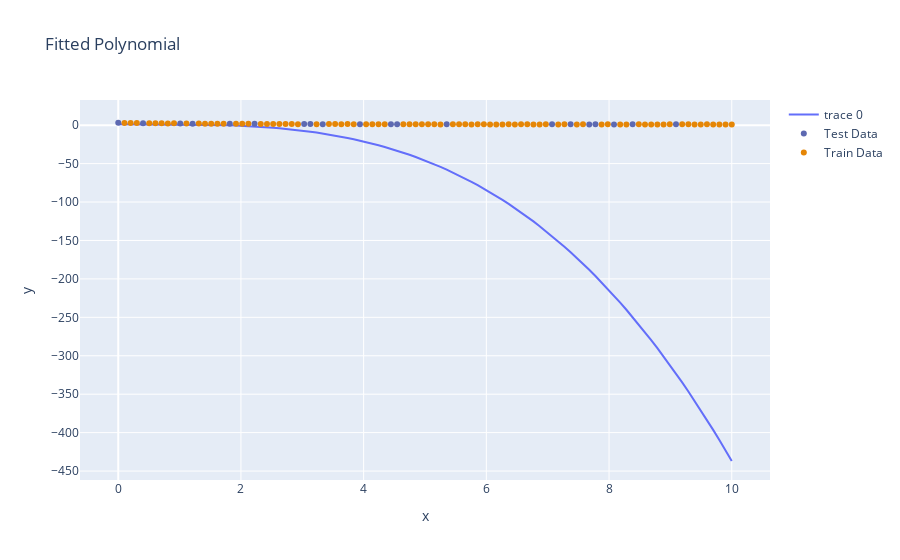

This figure's notebook cell:
### Code cell
# fitted values
X_fit_poly = np.linspace(0, 10, 100)
Y_fit_poly  = np.polyval(coefficients.coef[::-1], X_fit_poly)


# the fitted curve
fig = go.Figure()

fig.add_trace(go.Scatter(x=X_fit_poly, y=Y_fit_poly, mode='lines'))

# the experimental data
fig.add_trace(go.Scatter(x=X_test, 
                         y=Y_test, 
                         mode='markers', 
                         name='Test Data',
                         marker=dict(color='rgb(93, 105, 177)')))
                                     
fig.add_trace(go.Scatter(x=X_train, 
                         y=Y_train, 
                         mode='markers', 
                         name='Train Data', 
                         marker=dict(color='rgb(229, 134, 6)')))


# Set the axis labels and title
fig.update_layout(
    xaxis_title='x',
    yaxis_title='y',
    title='Fitted Polynomial'
)

# Show the plot
fig.show()
